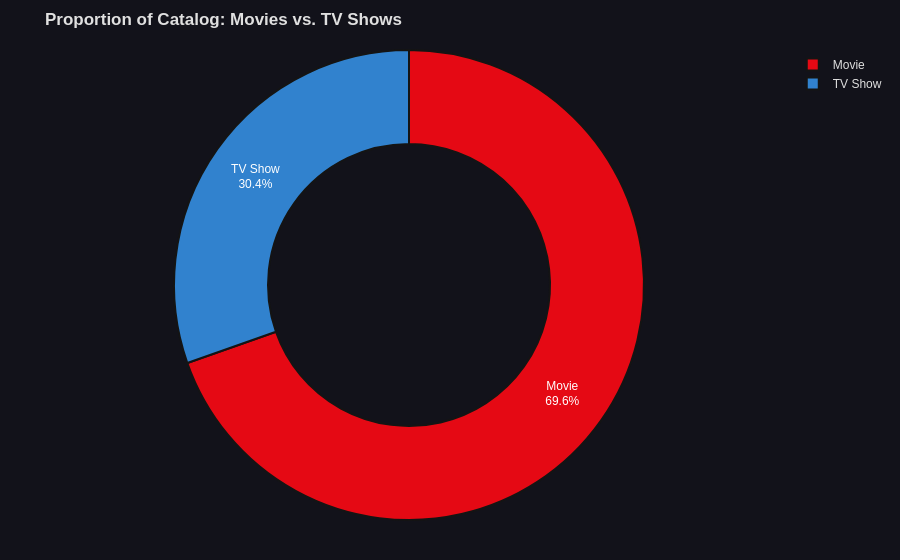

Source (notebook cell):
### Code cell
# Categorical Distribution: Movie vs TV Show Breakdown
type_counts = clean_df['type'].value_counts()

fig = px.pie(
    names=type_counts.index,
    values=type_counts.values,
    hole=0.6,
    title='<b>Proportion of Catalog: Movies vs. TV Shows</b>',
    color=type_counts.index,
    color_discrete_map={'Movie': NETFLIX_RED, 'TV Show': ACCENT_BLUE}
)
fig.update_traces(textposition='inside', textinfo='percent+label', marker=dict(line=dict(color='#141414', width=2)))
fig.update_layout(**PLOTLY_DARK)
fig.show()

### Figure 1 — Plotly figure (JSON) as saved in the notebook; plotly's stock layout.template omitted (floating-point values rounded to 4 significant figures)
{"data": [{"customdata": [["Movie"], ["TV Show"]], "domain": {"x": [0, 1], "y": [0, 1]}, "hole": 0.6, "hovertemplate": "label=%{label}<br>value=%{value}<br>color=%{customdata[0]}<extra></extra>", "labels": ["Movie", "TV Show"], "legendgroup": "", "marker": {"colors": ["#E50914", "#3182CE"], "line": {"color": "#141414", "width": 2}}, "name": "", "showlegend": true, "textinfo": "percent+label", "textposition": "inside", "type": "pie", "values": [6131, 2676]}], "layout": {"font": {"color": "#e0e0e0", "family": "Arial, sans-serif"}, "legend": {"tracegroupgap": 0}, "margin": {"b": 40, "l": 40, "r": 40, "t": 50}, "paper_bgcolor": "#12121a", "plot_bgcolor": "#181824", "title": {"text": "<b>Proportion of Catalog: Movies vs. TV Shows</b>"}}}
